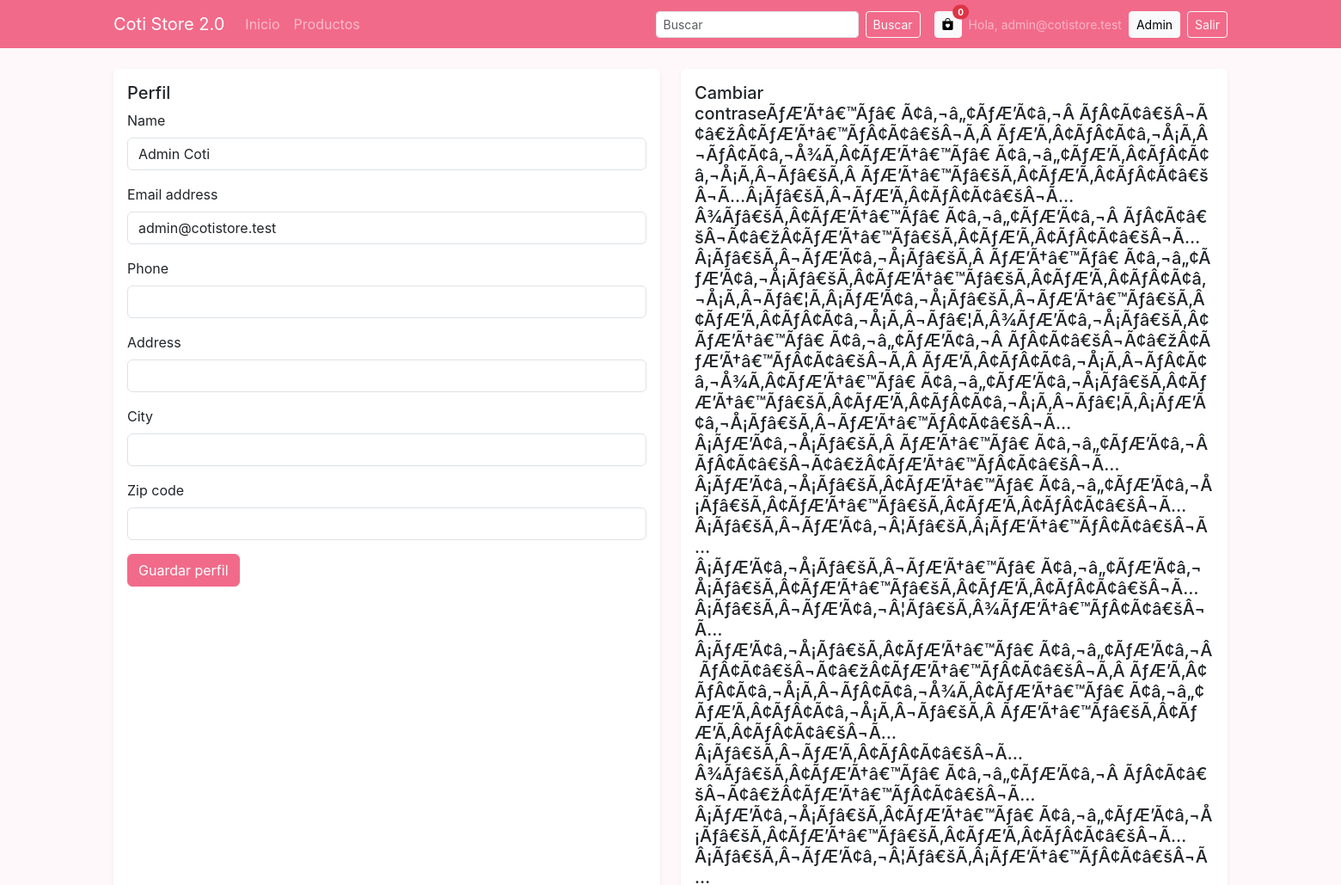
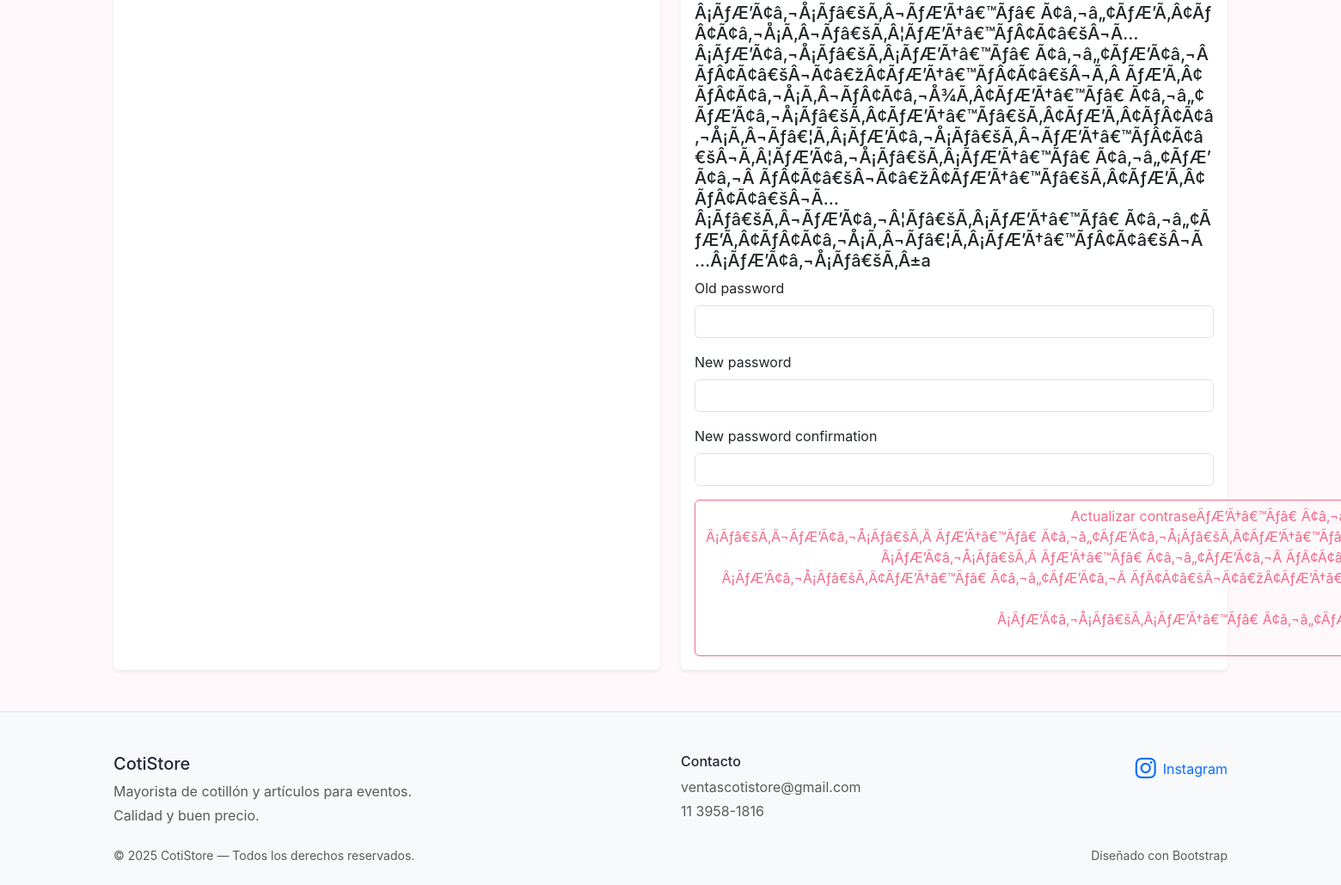
/account/ (signed in), run on the app's committed database (2 pictures, top to bottom).
### users/models.py (models this page shows, shortened)
class CustomUser(AbstractUser):
    ROLE_CHOICES = (
        ("user", "Usuario"),
        ("admin", "Administrador"),
    )
    name = models.CharField(max_length=150, blank=True, default="")
    phone = models.CharField(max_length=50, blank=True, default="")
    address = models.CharField(max_length=255, blank=True, default="")
    city = models.CharField(max_length=120, blank=True, default="")
    zip_code = models.CharField(max_length=20, blank=True, default="")
    avatar = models.ImageField(upload_to="avatars/", blank=True, null=True)
    role = models.CharField(max_length=10, choices=ROLE_CHOICES, default="user")
    groups = models.ManyToManyField(
        "auth.Group",
        related_name="customuser_set",
        blank=True,
        help_text="Grupos de permisos heredados."
    )
    user_permissions = models.ManyToManyField(
        "auth.Permission",
        related_name="customuser_set",
        blank=True,
        help_text="Permisos específicos para el usuario."
    )

### users/views.py (the view, shortened to what this page needs)
# urls.py: path("account/", ProfileView.as_view(), name="account"),
class ProfileView(LoginRequiredMixin, generic.TemplateView):
    template_name = "account/profile.html"
    def get_context_data(self, **kwargs):
        ctx = super().get_context_data(**kwargs)
        ctx["title"] = "Perfil"
        ctx["profile_form"] = ProfileForm(instance=self.request.user)
        ctx["password_form"] = CustomPasswordChangeForm(self.request.user)
        return ctx

### users/forms.py
class ProfileForm(forms.ModelForm):
    class Meta:
        model = CustomUser
        fields = ["name", "email", "phone", "address", "city", "zip_code"]
        widgets = {
            "name": forms.TextInput(attrs={"class": "form-control"}),
            "email": forms.EmailInput(attrs={"class": "form-control"}),
            "phone": forms.TextInput(attrs={"class": "form-control"}),
            "address": forms.TextInput(attrs={"class": "form-control"}),
            "city": forms.TextInput(attrs={"class": "form-control"}),
            "zip_code": forms.TextInput(attrs={"class": "form-control"}),
        }

class CustomPasswordChangeForm(PasswordChangeForm):
    def __init__(self, *args, **kwargs):
        super().__init__(*args, **kwargs)
        for field in self.fields.values():
            field.widget.attrs.setdefault("class", "form-control")

### templates/account/profile.html (shortened to what this page needs)
{% extends "base.html" %}
{% block content %}
<div class="row g-4">
  <div class="col-lg-6">
    <div class="card border-0 shadow-sm h-100">
      <div class="card-body">
        <h5 class="card-title">Perfil</h5>
        <form method="post">
          {% for field in profile_form %}
            <div class="mb-3">
              <label class="form-label" for="{{ field.id_for_label }}">{{ field.label }}</label>
              {{ field }}
            </div>
          {% endfor %}
          <button class="btn btn-primary" type="submit">Guardar perfil</button>
        </form>
      </div>
    </div>
  </div>
  <div class="col-lg-6">
    <div class="card border-0 shadow-sm h-100">
      <div class="card-body">
        <h5 class="card-title">Cambiar contraseÃƒÆ’Ã†â€™Ãƒâ€ Ã¢â‚¬â„¢ÃƒÆ’Ã¢â‚¬Â ÃƒÂ¢Ã¢â€šÂ¬Ã¢â€žÂ¢ÃƒÆ’Ã†â€™ÃƒÂ¢Ã¢â€šÂ¬Ã‚Â ÃƒÆ’Ã‚Â¢ÃƒÂ¢Ã¢â‚¬Å¡Ã‚Â¬ÃƒÂ¢Ã¢â‚¬Å¾Ã‚Â¢ÃƒÆ’Ã†â€™Ãƒâ€ Ã¢â‚¬â„¢ÃƒÆ’Ã‚Â¢ÃƒÂ¢Ã¢â‚¬Å¡Ã‚Â¬Ãƒâ€šÃ‚Â ÃƒÆ’Ã†â€™Ãƒâ€šÃ‚Â¢ÃƒÆ’Ã‚Â¢ÃƒÂ¢Ã¢â€šÂ¬Ã…Â¡Ãƒâ€šÃ‚Â¬ÃƒÆ’Ã‚Â¢ÃƒÂ¢Ã¢â€šÂ¬Ã…Â¾Ãƒâ€šÃ‚Â¢ÃƒÆ’Ã†â€™Ãƒâ€ Ã¢â‚¬â„¢ÃƒÆ’Ã¢â‚¬Â ÃƒÂ¢Ã¢â€šÂ¬Ã¢â€žÂ¢ÃƒÆ’Ã†â€™Ãƒâ€šÃ‚Â¢ÃƒÆ’Ã‚Â¢ÃƒÂ¢Ã¢â€šÂ¬Ã…Â¡Ãƒâ€šÃ‚Â¬ÃƒÆ’Ã¢â‚¬Å¡Ãƒâ€šÃ‚Â ÃƒÆ’Ã†â€™Ãƒâ€ Ã¢â‚¬â„¢ÃƒÆ’Ã¢â‚¬Å¡Ãƒâ€šÃ‚Â¢ÃƒÆ’Ã†â€™Ãƒâ€šÃ‚Â¢ÃƒÆ’Ã‚Â¢ÃƒÂ¢Ã¢â‚¬Å¡Ã‚Â¬Ãƒâ€¦Ã‚Â¡ÃƒÆ’Ã¢â‚¬Å¡Ãƒâ€šÃ‚Â¬ÃƒÆ’Ã†â€™Ãƒâ€šÃ‚Â¢ÃƒÆ’Ã‚Â¢ÃƒÂ¢Ã¢â‚¬Å¡Ã‚Â¬Ãƒâ€¦Ã‚Â¾ÃƒÆ’Ã¢â‚¬Å¡Ãƒâ€šÃ‚Â¢ÃƒÆ’Ã†â€™Ãƒâ€ Ã¢â‚¬â„¢ÃƒÆ’Ã¢â‚¬Â ÃƒÂ¢Ã¢â€šÂ¬Ã¢â€žÂ¢ÃƒÆ’Ã†â€™ÃƒÂ¢Ã¢â€šÂ¬Ã‚Â ÃƒÆ’Ã‚Â¢ÃƒÂ¢Ã¢â‚¬Å¡Ã‚Â¬ÃƒÂ¢Ã¢â‚¬Å¾Ã‚Â¢ÃƒÆ’Ã†â€™Ãƒâ€ Ã¢â‚¬â„¢ÃƒÆ’Ã¢â‚¬Å¡Ãƒâ€šÃ‚Â¢ÃƒÆ’Ã†â€™Ãƒâ€šÃ‚Â¢ÃƒÆ’Ã‚Â¢ÃƒÂ¢Ã¢â‚¬Å¡Ã‚Â¬Ãƒâ€¦Ã‚Â¡ÃƒÆ’Ã¢â‚¬Å¡Ãƒâ€šÃ‚Â¬ÃƒÆ’Ã†â€™ÃƒÂ¢Ã¢â€šÂ¬Ã…Â¡ÃƒÆ’Ã¢â‚¬Å¡Ãƒâ€šÃ‚Â ÃƒÆ’Ã†â€™Ãƒâ€ Ã¢â‚¬â„¢ÃƒÆ’Ã¢â‚¬Â ÃƒÂ¢Ã¢â€šÂ¬Ã¢â€žÂ¢ÃƒÆ’Ã†â€™ÃƒÂ¢Ã¢â€šÂ¬Ã…Â¡ÃƒÆ’Ã¢â‚¬Å¡Ãƒâ€šÃ‚Â¢ÃƒÆ’Ã†â€™Ãƒâ€ Ã¢â‚¬â„¢ÃƒÆ’Ã¢â‚¬Å¡Ãƒâ€šÃ‚Â¢ÃƒÆ’Ã†â€™Ãƒâ€šÃ‚Â¢ÃƒÆ’Ã‚Â¢ÃƒÂ¢Ã¢â€šÂ¬Ã…Â¡Ãƒâ€šÃ‚Â¬ÃƒÆ’Ã¢â‚¬Â¦Ãƒâ€šÃ‚Â¡ÃƒÆ’Ã†â€™ÃƒÂ¢Ã¢â€šÂ¬Ã…Â¡ÃƒÆ’Ã¢â‚¬Å¡Ãƒâ€šÃ‚Â¬ÃƒÆ’Ã†â€™Ãƒâ€ Ã¢â‚¬â„¢ÃƒÆ’Ã¢â‚¬Å¡Ãƒâ€šÃ‚Â¢ÃƒÆ’Ã†â€™Ãƒâ€šÃ‚Â¢ÃƒÆ’Ã‚Â¢ÃƒÂ¢Ã¢â€šÂ¬Ã…Â¡Ãƒâ€šÃ‚Â¬ÃƒÆ’Ã¢â‚¬Â¦Ãƒâ€šÃ‚Â¾ÃƒÆ’Ã†â€™ÃƒÂ¢Ã¢â€šÂ¬Ã…Â¡ÃƒÆ’Ã¢â‚¬Å¡Ãƒâ€šÃ‚Â¢ÃƒÆ’Ã†â€™Ãƒâ€ Ã¢â‚¬â„¢ÃƒÆ’Ã¢â‚¬Â ÃƒÂ¢Ã¢â€šÂ¬Ã¢â€žÂ¢ÃƒÆ’Ã†â€™ÃƒÂ¢Ã¢â€šÂ¬Ã‚Â ÃƒÆ’Ã‚Â¢ÃƒÂ¢Ã¢â‚¬Å¡Ã‚Â¬ÃƒÂ¢Ã¢â‚¬Å¾Ã‚Â¢ÃƒÆ’Ã†â€™Ãƒâ€ Ã¢â‚¬â„¢ÃƒÆ’Ã‚Â¢ÃƒÂ¢Ã¢â‚¬Å¡Ã‚Â¬Ãƒâ€šÃ‚Â ÃƒÆ’Ã†â€™Ãƒâ€šÃ‚Â¢ÃƒÆ’Ã‚Â¢ÃƒÂ¢Ã¢â€šÂ¬Ã…Â¡Ãƒâ€šÃ‚Â¬ÃƒÆ’Ã‚Â¢ÃƒÂ¢Ã¢â€šÂ¬Ã…Â¾Ãƒâ€šÃ‚Â¢ÃƒÆ’Ã†â€™Ãƒâ€ Ã¢â‚¬â„¢ÃƒÆ’Ã¢â‚¬Â ÃƒÂ¢Ã¢â€šÂ¬Ã¢â€žÂ¢ÃƒÆ’Ã†â€™ÃƒÂ¢Ã¢â€šÂ¬Ã…Â¡ÃƒÆ’Ã¢â‚¬Å¡Ãƒâ€šÃ‚Â¢ÃƒÆ’Ã†â€™Ãƒâ€ Ã¢â‚¬â„¢ÃƒÆ’Ã¢â‚¬Å¡Ãƒâ€šÃ‚Â¢ÃƒÆ’Ã†â€™Ãƒâ€šÃ‚Â¢ÃƒÆ’Ã‚Â¢ÃƒÂ¢Ã¢â€šÂ¬Ã…Â¡Ãƒâ€šÃ‚Â¬ÃƒÆ’Ã¢â‚¬Â¦Ãƒâ€šÃ‚Â¡ÃƒÆ’Ã†â€™ÃƒÂ¢Ã¢â€šÂ¬Ã…Â¡ÃƒÆ’Ã¢â‚¬Å¡Ãƒâ€šÃ‚Â¬ÃƒÆ’Ã†â€™Ãƒâ€ Ã¢â‚¬â„¢ÃƒÆ’Ã‚Â¢ÃƒÂ¢Ã¢â‚¬Å¡Ã‚Â¬Ãƒâ€šÃ‚Â¦ÃƒÆ’Ã†â€™ÃƒÂ¢Ã¢â€šÂ¬Ã…Â¡ÃƒÆ’Ã¢â‚¬Å¡Ãƒâ€šÃ‚Â¡ÃƒÆ’Ã†â€™Ãƒâ€ Ã¢â‚¬â„¢ÃƒÆ’Ã¢â‚¬Â ÃƒÂ¢Ã¢â€šÂ¬Ã¢â€žÂ¢ÃƒÆ’Ã†â€™ÃƒÂ¢Ã¢â€šÂ¬Ã‚Â ÃƒÆ’Ã‚Â¢ÃƒÂ¢Ã¢â‚¬Å¡Ã‚Â¬ÃƒÂ¢Ã¢â‚¬Å¾Ã‚Â¢ÃƒÆ’Ã†â€™Ãƒâ€ Ã¢â‚¬â„¢ÃƒÆ’Ã¢â‚¬Å¡Ãƒâ€šÃ‚Â¢ÃƒÆ’Ã†â€™Ãƒâ€šÃ‚Â¢ÃƒÆ’Ã‚Â¢ÃƒÂ¢Ã¢â‚¬Å¡Ã‚Â¬Ãƒâ€¦Ã‚Â¡ÃƒÆ’Ã¢â‚¬Å¡Ãƒâ€šÃ‚Â¬ÃƒÆ’Ã†â€™ÃƒÂ¢Ã¢â€šÂ¬Ã‚Â¦ÃƒÆ’Ã¢â‚¬Å¡Ãƒâ€šÃ‚Â¡ÃƒÆ’Ã†â€™Ãƒâ€ Ã¢â‚¬â„¢ÃƒÆ’Ã¢â‚¬Â ÃƒÂ¢Ã¢â€šÂ¬Ã¢â€žÂ¢ÃƒÆ’Ã†â€™Ãƒâ€šÃ‚Â¢ÃƒÆ’Ã‚Â¢ÃƒÂ¢Ã¢â€šÂ¬Ã…Â¡Ãƒâ€šÃ‚Â¬ÃƒÆ’Ã¢â‚¬Â¦Ãƒâ€šÃ‚Â¡ÃƒÆ’Ã†â€™Ãƒâ€ Ã¢â‚¬â„¢ÃƒÆ’Ã‚Â¢ÃƒÂ¢Ã¢â‚¬Å¡Ã‚Â¬Ãƒâ€¦Ã‚Â¡ÃƒÆ’Ã†â€™ÃƒÂ¢Ã¢â€šÂ¬Ã…Â¡ÃƒÆ’Ã¢â‚¬Å¡Ãƒâ€šÃ‚Â±a</h5>
        <form method="post">
          {% for field in password_form %}
            <div class="mb-3">
              <label class="form-label" for="{{ field.id_for_label }}">{{ field.label }}</label>
              {{ field }}
            </div>
          {% endfor %}
          <button class="btn btn-outline-primary" type="submit">Actualizar contraseÃƒÆ’Ã†â€™Ãƒâ€ Ã¢â‚¬â„¢ÃƒÆ’Ã¢â‚¬Â ÃƒÂ¢Ã¢â€šÂ¬Ã¢â€žÂ¢ÃƒÆ’Ã†â€™ÃƒÂ¢Ã¢â€šÂ¬Ã‚Â ÃƒÆ’Ã‚Â¢ÃƒÂ¢Ã¢â‚¬Å¡Ã‚Â¬ÃƒÂ¢Ã¢â‚¬Å¾Ã‚Â¢ÃƒÆ’Ã†â€™Ãƒâ€ Ã¢â‚¬â„¢ÃƒÆ’Ã‚Â¢ÃƒÂ¢Ã¢â‚¬Å¡Ã‚Â¬Ãƒâ€šÃ‚Â ÃƒÆ’Ã†â€™Ãƒâ€šÃ‚Â¢ÃƒÆ’Ã‚Â¢ÃƒÂ¢Ã¢â€šÂ¬Ã…Â¡Ãƒâ€šÃ‚Â¬ÃƒÆ’Ã‚Â¢ÃƒÂ¢Ã¢â€šÂ¬Ã…Â¾Ãƒâ€šÃ‚Â¢ÃƒÆ’Ã†â€™Ãƒâ€ Ã¢â‚¬â„¢ÃƒÆ’Ã¢â‚¬Â ÃƒÂ¢Ã¢â€šÂ¬Ã¢â€žÂ¢ÃƒÆ’Ã†â€™Ãƒâ€šÃ‚Â¢ÃƒÆ’Ã‚Â¢ÃƒÂ¢Ã¢â€šÂ¬Ã…Â¡Ãƒâ€šÃ‚Â¬ÃƒÆ’Ã¢â‚¬Å¡Ãƒâ€šÃ‚Â ÃƒÆ’Ã†â€™Ãƒâ€ Ã¢â‚¬â„¢ÃƒÆ’Ã¢â‚¬Å¡Ãƒâ€šÃ‚Â¢ÃƒÆ’Ã†â€™Ãƒâ€šÃ‚Â¢ÃƒÆ’Ã‚Â¢ÃƒÂ¢Ã¢â‚¬Å¡Ã‚Â¬Ãƒâ€¦Ã‚Â¡ÃƒÆ’Ã¢â‚¬Å¡Ãƒâ€šÃ‚Â¬ÃƒÆ’Ã†â€™Ãƒâ€šÃ‚Â¢ÃƒÆ’Ã‚Â¢ÃƒÂ¢Ã¢â‚¬Å¡Ã‚Â¬Ãƒâ€¦Ã‚Â¾ÃƒÆ’Ã¢â‚¬Å¡Ãƒâ€šÃ‚Â¢ÃƒÆ’Ã†â€™Ãƒâ€ Ã¢â‚¬â„¢ÃƒÆ’Ã¢â‚¬Â ÃƒÂ¢Ã¢â€šÂ¬Ã¢â€žÂ¢ÃƒÆ’Ã†â€™ÃƒÂ¢Ã¢â€šÂ¬Ã‚Â ÃƒÆ’Ã‚Â¢ÃƒÂ¢Ã¢â‚¬Å¡Ã‚Â¬ÃƒÂ¢Ã¢â‚¬Å¾Ã‚Â¢ÃƒÆ’Ã†â€™Ãƒâ€ Ã¢â‚¬â„¢ÃƒÆ’Ã¢â‚¬Å¡Ãƒâ€šÃ‚Â¢ÃƒÆ’Ã†â€™Ãƒâ€šÃ‚Â¢ÃƒÆ’Ã‚Â¢ÃƒÂ¢Ã¢â‚¬Å¡Ã‚Â¬Ãƒâ€¦Ã‚Â¡ÃƒÆ’Ã¢â‚¬Å¡Ãƒâ€šÃ‚Â¬ÃƒÆ’Ã†â€™ÃƒÂ¢Ã¢â€šÂ¬Ã…Â¡ÃƒÆ’Ã¢â‚¬Å¡Ãƒâ€šÃ‚Â ÃƒÆ’Ã†â€™Ãƒâ€ Ã¢â‚¬â„¢ÃƒÆ’Ã¢â‚¬Â ÃƒÂ¢Ã¢â€šÂ¬Ã¢â€žÂ¢ÃƒÆ’Ã†â€™ÃƒÂ¢Ã¢â€šÂ¬Ã…Â¡ÃƒÆ’Ã¢â‚¬Å¡Ãƒâ€šÃ‚Â¢ÃƒÆ’Ã†â€™Ãƒâ€ Ã¢â‚¬â„¢ÃƒÆ’Ã¢â‚¬Å¡Ãƒâ€šÃ‚Â¢ÃƒÆ’Ã†â€™Ãƒâ€šÃ‚Â¢ÃƒÆ’Ã‚Â¢ÃƒÂ¢Ã¢â€šÂ¬Ã…Â¡Ãƒâ€šÃ‚Â¬ÃƒÆ’Ã¢â‚¬Â¦Ãƒâ€šÃ‚Â¡ÃƒÆ’Ã†â€™ÃƒÂ¢Ã¢â€šÂ¬Ã…Â¡ÃƒÆ’Ã¢â‚¬Å¡Ãƒâ€šÃ‚Â¬ÃƒÆ’Ã†â€™Ãƒâ€ Ã¢â‚¬â„¢ÃƒÆ’Ã¢â‚¬Å¡Ãƒâ€šÃ‚Â¢ÃƒÆ’Ã†â€™Ãƒâ€šÃ‚Â¢ÃƒÆ’Ã‚Â¢ÃƒÂ¢Ã¢â€šÂ¬Ã…Â¡Ãƒâ€šÃ‚Â¬ÃƒÆ’Ã¢â‚¬Â¦Ãƒâ€šÃ‚Â¾ÃƒÆ’Ã†â€™ÃƒÂ¢Ã¢â€šÂ¬Ã…Â¡ÃƒÆ’Ã¢â‚¬Å¡Ãƒâ€šÃ‚Â¢ÃƒÆ’Ã†â€™Ãƒâ€ Ã¢â‚¬â„¢ÃƒÆ’Ã¢â‚¬Â ÃƒÂ¢Ã¢â€šÂ¬Ã¢â€žÂ¢ÃƒÆ’Ã†â€™ÃƒÂ¢Ã¢â€šÂ¬Ã‚Â ÃƒÆ’Ã‚Â¢ÃƒÂ¢Ã¢â‚¬Å¡Ã‚Â¬ÃƒÂ¢Ã¢â‚¬Å¾Ã‚Â¢ÃƒÆ’Ã†â€™Ãƒâ€ Ã¢â‚¬â„¢ÃƒÆ’Ã‚Â¢ÃƒÂ¢Ã¢â‚¬Å¡Ã‚Â¬Ãƒâ€šÃ‚Â ÃƒÆ’Ã†â€™Ãƒâ€šÃ‚Â¢ÃƒÆ’Ã‚Â¢ÃƒÂ¢Ã¢â€šÂ¬Ã…Â¡Ãƒâ€šÃ‚Â¬ÃƒÆ’Ã‚Â¢ÃƒÂ¢Ã¢â€šÂ¬Ã…Â¾Ãƒâ€šÃ‚Â¢ÃƒÆ’Ã†â€™Ãƒâ€ Ã¢â‚¬â„¢ÃƒÆ’Ã¢â‚¬Â ÃƒÂ¢Ã¢â€šÂ¬Ã¢â€žÂ¢ÃƒÆ’Ã†â€™ÃƒÂ¢Ã¢â€šÂ¬Ã…Â¡ÃƒÆ’Ã¢â‚¬Å¡Ãƒâ€šÃ‚Â¢ÃƒÆ’Ã†â€™Ãƒâ€ Ã¢â‚¬â„¢ÃƒÆ’Ã¢â‚¬Å¡Ãƒâ€šÃ‚Â¢ÃƒÆ’Ã†â€™Ãƒâ€šÃ‚Â¢ÃƒÆ’Ã‚Â¢ÃƒÂ¢Ã¢â€šÂ¬Ã…Â¡Ãƒâ€šÃ‚Â¬ÃƒÆ’Ã¢â‚¬Â¦Ãƒâ€šÃ‚Â¡ÃƒÆ’Ã†â€™ÃƒÂ¢Ã¢â€šÂ¬Ã…Â¡ÃƒÆ’Ã¢â‚¬Å¡Ãƒâ€šÃ‚Â¬ÃƒÆ’Ã†â€™Ãƒâ€ Ã¢â‚¬â„¢ÃƒÆ’Ã‚Â¢ÃƒÂ¢Ã¢â‚¬Å¡Ã‚Â¬Ãƒâ€šÃ‚Â¦ÃƒÆ’Ã†â€™ÃƒÂ¢Ã¢â€šÂ¬Ã…Â¡ÃƒÆ’Ã¢â‚¬Å¡Ãƒâ€šÃ‚Â¡ÃƒÆ’Ã†â€™Ãƒâ€ Ã¢â‚¬â„¢ÃƒÆ’Ã¢â‚¬Â ÃƒÂ¢Ã¢â€šÂ¬Ã¢â€žÂ¢ÃƒÆ’Ã†â€™ÃƒÂ¢Ã¢â€šÂ¬Ã‚Â ÃƒÆ’Ã‚Â¢ÃƒÂ¢Ã¢â‚¬Å¡Ã‚Â¬ÃƒÂ¢Ã¢â‚¬Å¾Ã‚Â¢ÃƒÆ’Ã†â€™Ãƒâ€ Ã¢â‚¬â„¢ÃƒÆ’Ã¢â‚¬Å¡Ãƒâ€šÃ‚Â¢ÃƒÆ’Ã†â€™Ãƒâ€šÃ‚Â¢ÃƒÆ’Ã‚Â¢ÃƒÂ¢Ã¢â‚¬Å¡Ã‚Â¬Ãƒâ€¦Ã‚Â¡ÃƒÆ’Ã¢â‚¬Å¡Ãƒâ€šÃ‚Â¬ÃƒÆ’Ã†â€™ÃƒÂ¢Ã¢â€šÂ¬Ã‚Â¦ÃƒÆ’Ã¢â‚¬Å¡Ãƒâ€šÃ‚Â¡ÃƒÆ’Ã†â€™Ãƒâ€ Ã¢â‚¬â„¢ÃƒÆ’Ã¢â‚¬Â ÃƒÂ¢Ã¢â€šÂ¬Ã¢â€žÂ¢ÃƒÆ’Ã†â€™Ãƒâ€šÃ‚Â¢ÃƒÆ’Ã‚Â¢ÃƒÂ¢Ã¢â€šÂ¬Ã…Â¡Ãƒâ€šÃ‚Â¬ÃƒÆ’Ã¢â‚¬Â¦Ãƒâ€šÃ‚Â¡ÃƒÆ’Ã†â€™Ãƒâ€ Ã¢â‚¬â„¢ÃƒÆ’Ã‚Â¢ÃƒÂ¢Ã¢â‚¬Å¡Ã‚Â¬Ãƒâ€¦Ã‚Â¡ÃƒÆ’Ã†â€™ÃƒÂ¢Ã¢â€šÂ¬Ã…Â¡ÃƒÆ’Ã¢â‚¬Å¡Ãƒâ€šÃ‚Â±a</button>
        </form>
      </div>
    </div>
  </div>
</div>
{% endblock %}

### templates/base.html (shortened to what this page needs)
<!DOCTYPE html>
<html lang="es">
<head>
  <link rel="stylesheet" href="https://cdn.jsdelivr.net/npm/bootstrap@5.3.3/dist/css/bootstrap.min.css">
  <link rel="stylesheet" href="https://cdn.jsdelivr.net/npm/bootstrap-icons@1.11.3/font/bootstrap-icons.css">
</head>
<body>
  <nav class="navbar navbar-expand-lg navbar-dark navbar-custom mb-4">
    <div class="container">
      <a class="navbar-brand d-flex align-items-center gap-2" href="/">
        <span>Coti Store 2.0</span>
      </a>
      <div class="collapse navbar-collapse" id="mainNav">
        <ul class="navbar-nav me-auto">
          <li class="nav-item"><a class="nav-link" href="/">Inicio</a></li>
          <li class="nav-item"><a class="nav-link" href="{% url 'catalogo' %}">Productos</a></li>
        </ul>
        <form class="d-flex me-3" action="{% url 'catalogo' %}" method="get" role="search">
          <input class="form-control form-control-sm me-2" type="search" name="q" placeholder="Buscar" aria-label="Buscar">
          <button class="btn btn-sm btn-outline-light" type="submit">Buscar</button>
        </form>
        <div class="d-flex align-items-center gap-2">
          <button class="btn btn-sm btn-light position-relative" type="button" data-bs-toggle="offcanvas" data-bs-target="#offcanvasScrolling" aria-controls="offcanvasScrolling" title="Carrito">
            <i class="bi bi-bag-heart-fill"></i>
            <span class="position-absolute top-0 start-100 translate-middle badge rounded-pill bg-danger" id="cartCountBadge" style="font-size:10px;">0</span>
          </button>
          {% if user.is_authenticated %}
            <span class="text-white-50 small d-none d-md-inline">Hola, {{ user.username }}</span>
            {% if user.is_staff or user.is_superuser %}
              <a class="btn btn-sm btn-light" href="{% url 'admin:index' %}">Admin</a>
            {% else %}
              <a class="btn btn-sm btn-light" href="{% url 'account' %}">Mi cuenta</a>
            {% endif %}
            <form action="{% url 'logout' %}" method="post" class="d-inline">
              <button class="btn btn-sm btn-outline-light" type="submit">Salir</button>
            </form>
          {% else %}
            <a class="btn btn-sm btn-outline-light" href="{% url 'login' %}">Iniciar sesión</a>
            <a class="btn btn-sm btn-light" href="{% url 'signup' %}">Registrarse</a>
          {% endif %}
        </div>
      </div>
    </div>
  </nav>
  <main class="container mb-5">
    {% block content %}{% endblock %}
  </main>
  <footer class="pt-5 pb-4 bg-light border-top">
    <div class="container">
      <div class="row g-4">
        <div class="col-md-6">
          <h5 class="mb-2">CotiStore</h5>
          <p class="mb-1 text-muted">Mayorista de cotillón y artículos para eventos.</p>
          <p class="mb-0 text-muted">Calidad y buen precio.</p>
        </div>
        <div class="col-md-3">
          <h6 class="mb-2">Contacto</h6>
          <p class="mb-1 text-muted">ventascotistore@gmail.com</p>
          <p class="mb-0 text-muted">11 3958-1816</p>
        </div>
        <div class="col-md-3 d-flex align-items-start justify-content-md-end">
          <a class="text-primary d-flex align-items-center gap-2 text-decoration-none" href="https://www.instagram.com/cotistore_mayorista" target="_blank" rel="noopener noreferrer">
            <i class="bi bi-instagram fs-4"></i>
            <span>Instagram</span>
          </a>
        </div>
      </div>
      <div class="d-flex justify-content-between align-items-center small text-muted mt-4">
        <span>&copy; 2025 CotiStore — Todos los derechos reservados.</span>
        <span>Diseñado con Bootstrap</span>
      </div>
    </div>
  </footer>
</body>
</html>

### data on the page
CustomUser: username "admin@cotistore.test", profile_form "Admin Coti" "admin@cotistore.test"

### other printed values
{{ field.label }} "Name" "Email address" "Phone" "Address" "City" "Zip code"
{{ field.label }} "Old password" "New password" "New password confirmation"
